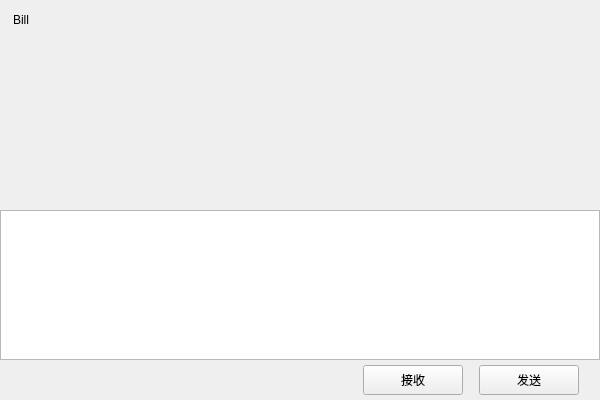
<?xml version="1.0" encoding="UTF-8"?>
<ui version="4.0">
 <class>ChatPage</class>
 <widget class="QWidget" name="ChatPage">
  <property name="geometry">
   <rect>
    <x>0</x>
    <y>0</y>
    <width>600</width>
    <height>400</height>
   </rect>
  </property>
  <property name="windowTitle">
   <string>ChatPage</string>
  </property>
  <layout class="QVBoxLayout" name="verticalLayout">
   <property name="spacing">
    <number>0</number>
   </property>
   <property name="leftMargin">
    <number>0</number>
   </property>
   <property name="topMargin">
    <number>0</number>
   </property>
   <property name="rightMargin">
    <number>0</number>
   </property>
   <property name="bottomMargin">
    <number>0</number>
   </property>
   <item>
    <widget class="QWidget" name="dataWid" native="true">
     <layout class="QVBoxLayout" name="verticalLayout_4">
      <property name="spacing">
       <number>0</number>
      </property>
      <property name="leftMargin">
       <number>0</number>
      </property>
      <property name="topMargin">
       <number>0</number>
      </property>
      <property name="rightMargin">
       <number>0</number>
      </property>
      <property name="bottomMargin">
       <number>0</number>
      </property>
      <item>
       <widget class="QWidget" name="titleWid" native="true">
        <property name="minimumSize">
         <size>
          <width>0</width>
          <height>40</height>
         </size>
        </property>
        <property name="maximumSize">
         <size>
          <width>16777215</width>
          <height>40</height>
         </size>
        </property>
        <layout class="QVBoxLayout" name="verticalLayout_5">
         <property name="spacing">
          <number>7</number>
         </property>
         <property name="leftMargin">
          <number>11</number>
         </property>
         <property name="topMargin">
          <number>2</number>
         </property>
         <property name="rightMargin">
          <number>2</number>
         </property>
         <property name="bottomMargin">
          <number>2</number>
         </property>
         <item>
          <widget class="QWidget" name="widget_2" native="true">
           <layout class="QHBoxLayout" name="horizontalLayout_3">
            <property name="leftMargin">
             <number>2</number>
            </property>
            <property name="topMargin">
             <number>2</number>
            </property>
            <property name="rightMargin">
             <number>2</number>
            </property>
            <property name="bottomMargin">
             <number>2</number>
            </property>
            <item>
             <widget class="QLabel" name="titleLabel">
              <property name="text">
               <string>Bill</string>
              </property>
             </widget>
            </item>
           </layout>
          </widget>
         </item>
        </layout>
       </widget>
      </item>
      <item>
       <widget class="ChatView" name="chatDataList" native="true">
        <property name="minimumSize">
         <size>
          <width>0</width>
          <height>0</height>
         </size>
        </property>
        <property name="maximumSize">
         <size>
          <width>16777215</width>
          <height>16777215</height>
         </size>
        </property>
       </widget>
      </item>
      <item>
       <widget class="QWidget" name="toolWid" native="true">
        <property name="minimumSize">
         <size>
          <width>0</width>
          <height>60</height>
         </size>
        </property>
        <property name="maximumSize">
         <size>
          <width>16777215</width>
          <height>60</height>
         </size>
        </property>
        <layout class="QHBoxLayout" name="horizontalLayout_4">
         <property name="spacing">
          <number>7</number>
         </property>
         <property name="leftMargin">
          <number>2</number>
         </property>
         <property name="topMargin">
          <number>2</number>
         </property>
         <property name="rightMargin">
          <number>2</number>
         </property>
         <property name="bottomMargin">
          <number>2</number>
         </property>
         <item>
          <spacer name="horizontalSpacer_4">
           <property name="orientation">
            <enum>Qt::Orientation::Horizontal</enum>
           </property>
           <property name="sizeType">
            <enum>QSizePolicy::Policy::Fixed</enum>
           </property>
           <property name="sizeHint" stdset="0">
            <size>
             <width>5</width>
             <height>20</height>
            </size>
           </property>
          </spacer>
         </item>
         <item>
          <widget class="ClickedLabel" name="emojiLabel">
           <property name="minimumSize">
            <size>
             <width>25</width>
             <height>25</height>
            </size>
           </property>
           <property name="maximumSize">
            <size>
             <width>25</width>
             <height>25</height>
            </size>
           </property>
           <property name="text">
            <string/>
           </property>
          </widget>
         </item>
         <item>
          <spacer name="horizontalSpacer_2">
           <property name="orientation">
            <enum>Qt::Orientation::Horizontal</enum>
           </property>
           <property name="sizeType">
            <enum>QSizePolicy::Policy::Fixed</enum>
           </property>
           <property name="sizeHint" stdset="0">
            <size>
             <width>5</width>
             <height>20</height>
            </size>
           </property>
          </spacer>
         </item>
         <item>
          <widget class="ClickedLabel" name="fileLabel">
           <property name="minimumSize">
            <size>
             <width>25</width>
             <height>25</height>
            </size>
           </property>
           <property name="maximumSize">
            <size>
             <width>25</width>
             <height>25</height>
            </size>
           </property>
           <property name="text">
            <string/>
           </property>
          </widget>
         </item>
         <item>
          <spacer name="horizontalSpacer_3">
           <property name="orientation">
            <enum>Qt::Orientation::Horizontal</enum>
           </property>
           <property name="sizeHint" stdset="0">
            <size>
             <width>40</width>
             <height>20</height>
            </size>
           </property>
          </spacer>
         </item>
        </layout>
       </widget>
      </item>
      <item>
       <widget class="MessageTextEdit" name="chatEdit">
        <property name="minimumSize">
         <size>
          <width>0</width>
          <height>150</height>
         </size>
        </property>
        <property name="maximumSize">
         <size>
          <width>16777215</width>
          <height>150</height>
         </size>
        </property>
       </widget>
      </item>
      <item>
       <widget class="QWidget" name="sendWid" native="true">
        <property name="minimumSize">
         <size>
          <width>0</width>
          <height>40</height>
         </size>
        </property>
        <property name="maximumSize">
         <size>
          <width>16777215</width>
          <height>40</height>
         </size>
        </property>
        <property name="sizeIncrement">
         <size>
          <width>0</width>
          <height>0</height>
         </size>
        </property>
        <property name="baseSize">
         <size>
          <width>0</width>
          <height>0</height>
         </size>
        </property>
        <layout class="QHBoxLayout" name="horizontalLayout_5">
         <property name="topMargin">
          <number>2</number>
         </property>
         <property name="bottomMargin">
          <number>2</number>
         </property>
         <item>
          <spacer name="horizontalSpacer_5">
           <property name="orientation">
            <enum>Qt::Orientation::Horizontal</enum>
           </property>
           <property name="sizeHint" stdset="0">
            <size>
             <width>40</width>
             <height>20</height>
            </size>
           </property>
          </spacer>
         </item>
         <item>
          <widget class="ClickedBtn" name="recvBtn">
           <property name="minimumSize">
            <size>
             <width>100</width>
             <height>30</height>
            </size>
           </property>
           <property name="maximumSize">
            <size>
             <width>100</width>
             <height>30</height>
            </size>
           </property>
           <property name="text">
            <string>接收</string>
           </property>
          </widget>
         </item>
         <item>
          <spacer name="horizontalSpacer_7">
           <property name="orientation">
            <enum>Qt::Orientation::Horizontal</enum>
           </property>
           <property name="sizeType">
            <enum>QSizePolicy::Policy::Fixed</enum>
           </property>
           <property name="sizeHint" stdset="0">
            <size>
             <width>10</width>
             <height>20</height>
            </size>
           </property>
          </spacer>
         </item>
         <item>
          <widget class="ClickedBtn" name="sendBtn">
           <property name="minimumSize">
            <size>
             <width>100</width>
             <height>30</height>
            </size>
           </property>
           <property name="maximumSize">
            <size>
             <width>100</width>
             <height>30</height>
            </size>
           </property>
           <property name="text">
            <string>发送</string>
           </property>
          </widget>
         </item>
         <item>
          <spacer name="horizontalSpacer_6">
           <property name="orientation">
            <enum>Qt::Orientation::Horizontal</enum>
           </property>
           <property name="sizeType">
            <enum>QSizePolicy::Policy::Fixed</enum>
           </property>
           <property name="sizeHint" stdset="0">
            <size>
             <width>10</width>
             <height>20</height>
            </size>
           </property>
          </spacer>
         </item>
        </layout>
       </widget>
      </item>
     </layout>
    </widget>
   </item>
  </layout>
 </widget>
 <layoutdefault spacing="6" margin="11"/>
 <customwidgets>
  <customwidget>
   <class>ClickedLabel</class>
   <extends>QLabel</extends>
   <header location="global">clickedlabel.h</header>
  </customwidget>
  <customwidget>
   <class>ClickedBtn</class>
   <extends>QPushButton</extends>
   <header location="global">clickedbtn.h</header>
  </customwidget>
  <customwidget>
   <class>MessageTextEdit</class>
   <extends>QTextEdit</extends>
   <header location="global">messagetextedit.h</header>
  </customwidget>
  <customwidget>
   <class>ChatView</class>
   <extends>QWidget</extends>
   <header location="global">chatview.h</header>
   <container>1</container>
  </customwidget>
 </customwidgets>
 <resources/>
 <connections/>
</ui>
